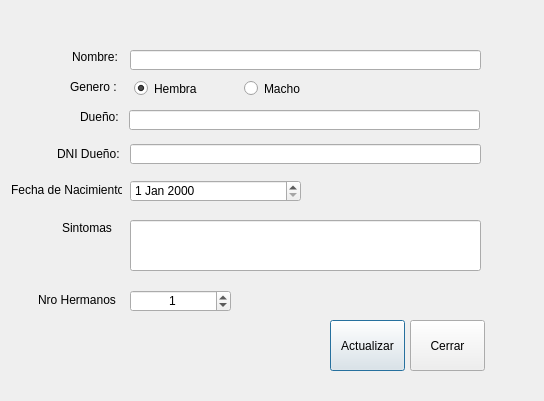
<?xml version="1.0" encoding="UTF-8"?>
<ui version="4.0">
 <class>FrmActualizarPaciente</class>
 <widget class="QDialog" name="FrmActualizarPaciente">
  <property name="geometry">
   <rect>
    <x>0</x>
    <y>0</y>
    <width>544</width>
    <height>401</height>
   </rect>
  </property>
  <property name="windowTitle">
   <string>Dialog</string>
  </property>
  <widget class="QLabel" name="label">
   <property name="geometry">
    <rect>
     <x>72</x>
     <y>50</y>
     <width>47</width>
     <height>13</height>
    </rect>
   </property>
   <property name="text">
    <string>Nombre:</string>
   </property>
  </widget>
  <widget class="QLabel" name="label_3">
   <property name="geometry">
    <rect>
     <x>11</x>
     <y>180</y>
     <width>111</width>
     <height>20</height>
    </rect>
   </property>
   <property name="text">
    <string>Fecha de Nacimiento:</string>
   </property>
  </widget>
  <widget class="QPushButton" name="cmdActualizar">
   <property name="geometry">
    <rect>
     <x>330</x>
     <y>320</y>
     <width>75</width>
     <height>51</height>
    </rect>
   </property>
   <property name="text">
    <string>Actualizar</string>
   </property>
  </widget>
  <widget class="QRadioButton" name="rbM">
   <property name="geometry">
    <rect>
     <x>244</x>
     <y>80</y>
     <width>82</width>
     <height>17</height>
    </rect>
   </property>
   <property name="text">
    <string>Macho</string>
   </property>
  </widget>
  <widget class="QLabel" name="label_7">
   <property name="geometry">
    <rect>
     <x>57</x>
     <y>144</y>
     <width>71</width>
     <height>20</height>
    </rect>
   </property>
   <property name="text">
    <string>DNI Dueño:</string>
   </property>
  </widget>
  <widget class="QRadioButton" name="rbH">
   <property name="geometry">
    <rect>
     <x>134</x>
     <y>80</y>
     <width>82</width>
     <height>17</height>
    </rect>
   </property>
   <property name="text">
    <string>Hembra</string>
   </property>
   <property name="checked">
    <bool>true</bool>
   </property>
  </widget>
  <widget class="QDateEdit" name="deFecha">
   <property name="geometry">
    <rect>
     <x>130</x>
     <y>180</y>
     <width>171</width>
     <height>22</height>
    </rect>
   </property>
  </widget>
  <widget class="QLabel" name="label_6">
   <property name="geometry">
    <rect>
     <x>38</x>
     <y>290</y>
     <width>81</width>
     <height>20</height>
    </rect>
   </property>
   <property name="text">
    <string>Nro Hermanos :</string>
   </property>
  </widget>
  <widget class="QLineEdit" name="txtDuenio">
   <property name="geometry">
    <rect>
     <x>129</x>
     <y>110</y>
     <width>351</width>
     <height>20</height>
    </rect>
   </property>
  </widget>
  <widget class="QLabel" name="label_4">
   <property name="geometry">
    <rect>
     <x>70</x>
     <y>80</y>
     <width>47</width>
     <height>13</height>
    </rect>
   </property>
   <property name="text">
    <string>Genero :</string>
   </property>
  </widget>
  <widget class="QPushButton" name="cmdCerrar">
   <property name="geometry">
    <rect>
     <x>410</x>
     <y>320</y>
     <width>75</width>
     <height>51</height>
    </rect>
   </property>
   <property name="text">
    <string>Cerrar</string>
   </property>
  </widget>
  <widget class="QLineEdit" name="txtNombre">
   <property name="geometry">
    <rect>
     <x>130</x>
     <y>50</y>
     <width>351</width>
     <height>20</height>
    </rect>
   </property>
  </widget>
  <widget class="QLabel" name="label_2">
   <property name="geometry">
    <rect>
     <x>80</x>
     <y>110</y>
     <width>47</width>
     <height>13</height>
    </rect>
   </property>
   <property name="text">
    <string>Dueño:</string>
   </property>
  </widget>
  <widget class="QLabel" name="label_5">
   <property name="geometry">
    <rect>
     <x>62</x>
     <y>220</y>
     <width>51</width>
     <height>16</height>
    </rect>
   </property>
   <property name="text">
    <string>Sintomas :</string>
   </property>
  </widget>
  <widget class="QLineEdit" name="txtDni">
   <property name="geometry">
    <rect>
     <x>130</x>
     <y>144</y>
     <width>351</width>
     <height>20</height>
    </rect>
   </property>
  </widget>
  <widget class="QSpinBox" name="sbHermanos">
   <property name="geometry">
    <rect>
     <x>130</x>
     <y>290</y>
     <width>101</width>
     <height>22</height>
    </rect>
   </property>
   <property name="alignment">
    <set>Qt::AlignCenter</set>
   </property>
   <property name="maximum">
    <number>10</number>
   </property>
   <property name="value">
    <number>1</number>
   </property>
  </widget>
  <widget class="QLineEdit" name="txtSintomas">
   <property name="geometry">
    <rect>
     <x>130</x>
     <y>220</y>
     <width>351</width>
     <height>51</height>
    </rect>
   </property>
  </widget>
 </widget>
 <tabstops>
  <tabstop>txtNombre</tabstop>
  <tabstop>rbH</tabstop>
  <tabstop>rbM</tabstop>
  <tabstop>txtDuenio</tabstop>
  <tabstop>txtDni</tabstop>
  <tabstop>deFecha</tabstop>
  <tabstop>txtSintomas</tabstop>
  <tabstop>sbHermanos</tabstop>
  <tabstop>cmdActualizar</tabstop>
  <tabstop>cmdCerrar</tabstop>
 </tabstops>
 <resources/>
 <connections/>
</ui>
